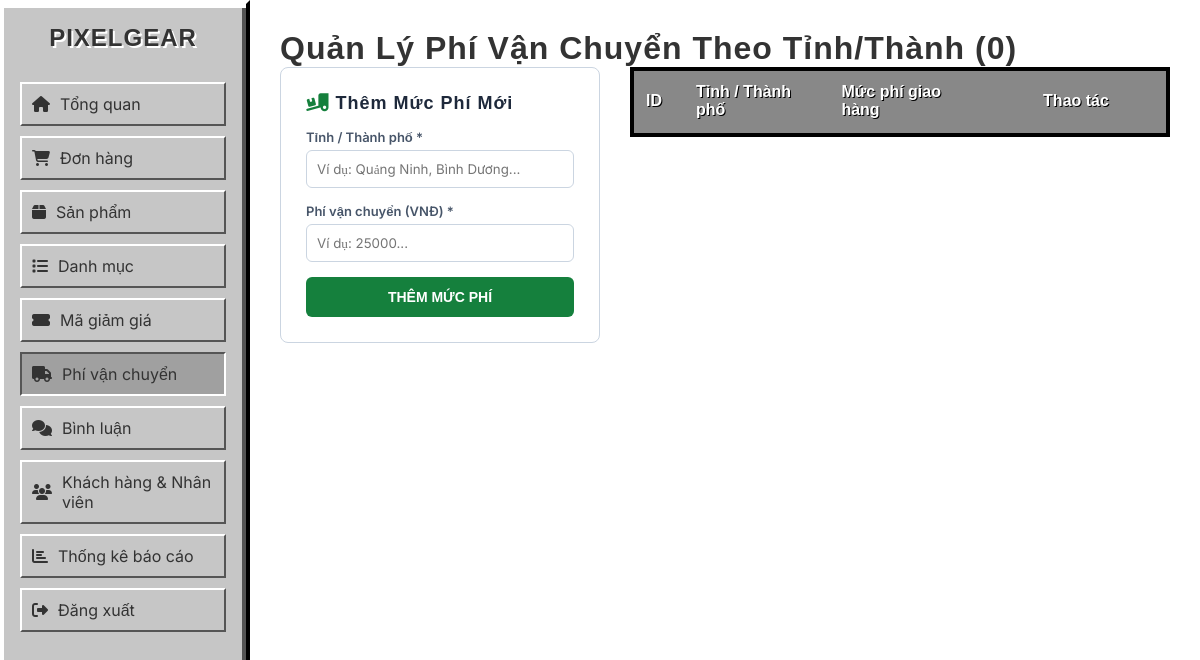
The page /admin/shipping.php (signed in) on the database as committed earlier.
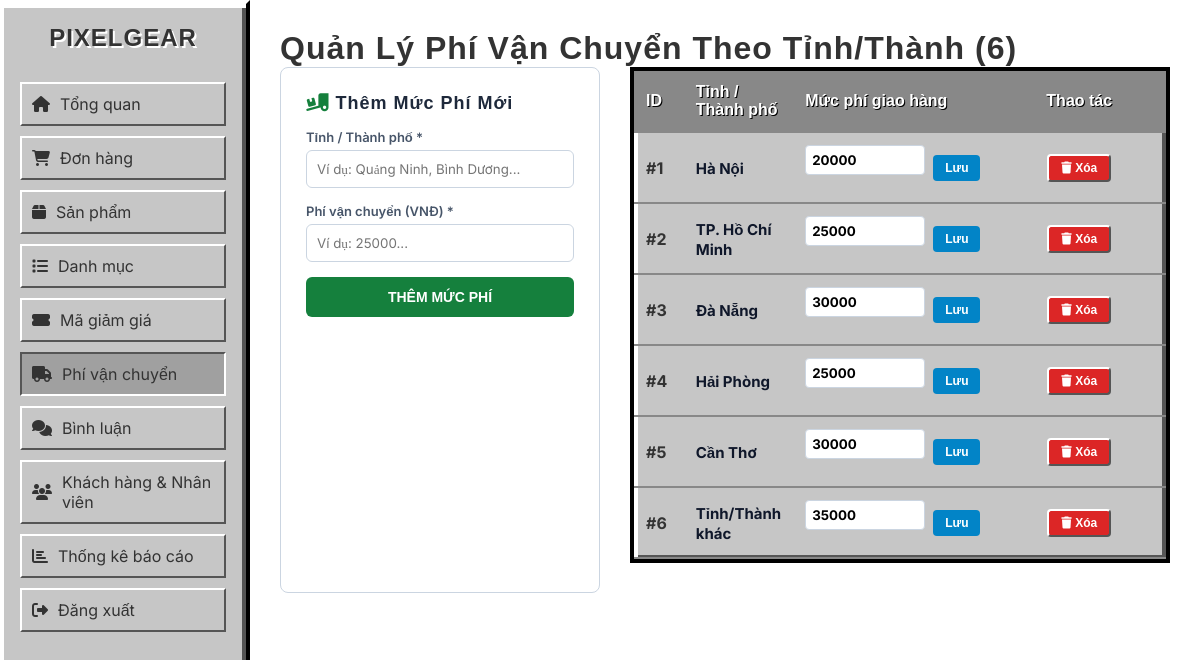
The same page on the database as committed later.
### tables this page shows
CREATE TABLE IF NOT EXISTS `shipping_fees` (
  `id` int(11) NOT NULL AUTO_INCREMENT,
  `province` varchar(255) NOT NULL UNIQUE,
  `fee` decimal(10,2) NOT NULL DEFAULT 30000.00,
  `created_at` timestamp NOT NULL DEFAULT CURRENT_TIMESTAMP,
  PRIMARY KEY (`id`)
);

### admin/shipping.php (the view, shortened to what this page needs)
<?php
require_once '../db.php';
$shipping_fees = [];
try {
    $shipping_fees = $pdo->query("SELECT * FROM shipping_fees ORDER BY id ASC")->fetchAll();
} catch (Exception $e) {
    $pdo->exec("CREATE TABLE IF NOT EXISTS shipping_fees (
        id INT AUTO_INCREMENT PRIMARY KEY,
        province VARCHAR(255) NOT NULL UNIQUE,
        fee DECIMAL(10,2) NOT NULL DEFAULT 30000.00,
        created_at TIMESTAMP DEFAULT CURRENT_TIMESTAMP
    ) ENGINE=InnoDB DEFAULT CHARSET=utf8mb4;");
    $pdo->exec("INSERT IGNORE INTO shipping_fees (province, fee) VALUES
        ('Hà Nội', 20000),
        ('TP. Hồ Chí Minh', 25000),
        ('Đà Nẵng', 30000),
        ('Hải Phòng', 25000),
        ('Cần Thơ', 30000),
        ('Tỉnh/Thành khác', 35000)
    ");
    try {
        $shipping_fees = $pdo->query("SELECT * FROM shipping_fees ORDER BY id ASC")->fetchAll();
    } catch (Exception $ex) {}
}
?>
<!DOCTYPE html>
<html lang="vi">
<head>
    <link rel="stylesheet" href="style.css">
    <link rel="stylesheet" href="https://cdnjs.cloudflare.com/ajax/libs/font-awesome/6.4.0/css/all.min.css">
</head>
<body>
    <div class="sidebar">
        <h2>PIXELGEAR</h2>
        <ul>
            <li><a href="index.php"><i class="fas fa-home"></i> Tổng quan</a></li>
            <li><a href="orders.php"><i class="fas fa-shopping-cart"></i> Đơn hàng</a></li>
            <li><a href="products.php"><i class="fas fa-box"></i> Sản phẩm</a></li>
            <li><a href="categories.php"><i class="fas fa-list"></i> Danh mục</a></li>
            <li><a href="coupons.php"><i class="fas fa-ticket-alt"></i> Mã giảm giá</a></li>
            <li><a href="shipping.php" class="active"><i class="fas fa-truck"></i> Phí vận chuyển</a></li>
            <li><a href="comments.php"><i class="fas fa-comments"></i> Bình luận</a></li>
            <li><a href="users.php"><i class="fas fa-users"></i> Khách hàng & Nhân viên</a></li>
            <li><a href="reports.php"><i class="fas fa-chart-bar"></i> Thống kê báo cáo</a></li>
            <li><a href="logout.php"><i class="fas fa-sign-out-alt"></i> Đăng xuất</a></li>
        </ul>
    </div>
    <div class="main-content">
        <h1>Quản Lý Phí Vận Chuyển Theo Tỉnh/Thành (<?php echo count($shipping_fees); ?>)</h1>
        <div class="layout-grid">
            <div class="card">
                <h3><i class="fas fa-truck-loading" style="color: #15803d;"></i> Thêm Mức Phí Mới</h3>
                <form method="POST">
                    <label>Tỉnh / Thành phố *</label>
                    <input type="text" name="province" required placeholder="Ví dụ: Quảng Ninh, Bình Dương...">
                    <label>Phí vận chuyển (VNĐ) *</label>
                    <input type="number" name="fee" required placeholder="Ví dụ: 25000..." step="1000" min="0">
                    <button type="submit" class="btn" style="width: 100%; padding: 12px; background: #15803d; color: #fff; border: none; font-weight: 700; border-radius: 6px; cursor: pointer;">THÊM MỨC PHÍ</button>
                </form>
            </div>
            <div>
                <table>
                    <thead>
                        <tr>
                            <th style="width: 50px;">ID</th>
                            <th>Tỉnh / Thành phố</th>
                            <th>Mức phí giao hàng</th>
                            <th style="width: 180px; text-align: center;">Thao tác</th>
                        </tr>
                    </thead>
                    <tbody>
                        <?php foreach ($shipping_fees as $sf): ?>
                        <tr>
                            <td><strong>#<?php echo $sf['id']; ?></strong></td>
                            <td><strong style="color: #0f172a; font-size: 15px;"><?php echo htmlspecialchars($sf['province']); ?></strong></td>
                            <td>
                                <form method="POST" style="display: flex; gap: 8px; align-items: center;">
                                    <input type="number" name="fee" value="<?php echo floatval($sf['fee']); ?>" step="1000" style="width: 120px; padding: 6px; border: 1px solid #cbd5e1; border-radius: 4px; font-weight: 700;">
                                    <button type="submit" class="btn" style="background: #0284c7; color: #fff; border: none; padding: 6px 12px; font-size: 12px; font-weight: 700; border-radius: 4px; cursor: pointer;">Lưu</button>
                                </form>
                            </td>
                            <td style="text-align: center;">
                                <a href="shipping.php?delete_id=<?php echo $sf['id']; ?>" onclick="return confirm('Xóa mức phí cho <?php echo htmlspecialchars($sf['province']); ?>?')" class="btn" style="background: #dc2626; color: #fff; padding: 5px 12px; font-size: 12px; text-decoration: none; border-radius: 4px; font-weight: 700;">
                                    <i class="fas fa-trash"></i> Xóa
                                </a>
                            </td>
                        </tr>
                        <?php endforeach; ?>
                    </tbody>
                </table>
            </div>
        </div>
    </div>
</body>
</html>

### admin/style.css (style rules this page uses)
:root { --bg-dark: url('https://minecraft.wiki/images/Dirt.png') repeat; --sidebar-bg: #c6c6c6; --primary: #3c8527; --text-light: #ffffff; --text-dark: #333333; --card-bg: #c6c6c6; --border-light: #ffffff; --border-dark: #555555; --mc-border: 4px solid #000; }
* { box-sizing: border-box; margin: 0; padding: 0; }
body { font-family: 'Minecraft', 'Inter', sans-serif; background: var(--bg-dark); color: var(--text-dark); display: flex; min-height: 100vh; }
h1, h2, h3 { font-family: 'Minecraft', sans-serif; letter-spacing: 1px; color: #333; text-shadow: 2px 2px 0px #fff; }
.sidebar { width: 250px; background: var(--sidebar-bg); padding: 20px; border-right: 4px solid #000; border-top: 4px solid #fff; border-bottom: 4px solid #555; box-shadow: inset 4px 4px 0px #fff, inset -4px -4px 0px #555; }
.sidebar h2 { color: #333; margin-bottom: 30px; text-align: center; font-size: 24px; }
.sidebar ul { list-style: none; }
.sidebar ul li { margin-bottom: 10px; }
.sidebar ul li a { color: #333; text-decoration: none; font-size: 16px; display: flex; align-items: center; gap: 10px; padding: 10px; background: #c6c6c6; border: 2px solid #000; border-top-color: #fff; border-left-color: #fff; border-bottom-color: #555; border-right-color: #555; transition: 0.1s; }
.sidebar ul li a:hover, .sidebar ul li a.active { background: #a0a0a0; border-top-color: #555; border-left-color: #555; border-bottom-color: #fff; border-right-color: #fff; }
.main-content { flex: 1; padding: 30px; }
table { width: 100%; border-collapse: separate; border-spacing: 0; background: var(--card-bg); border: 4px solid #000; box-shadow: inset 4px 4px 0px #fff, inset -4px -4px 0px #555; margin-bottom: 30px; }
th, td { padding: 12px; text-align: left; border-bottom: 2px solid #888; font-family: 'Inter', sans-serif; }
th { background: #888; font-weight: 600; color: #fff; text-shadow: 1px 1px 0px #000; font-family: 'Minecraft', sans-serif; }
.btn { padding: 10px 20px; cursor: pointer; font-size: 14px; text-decoration: none; font-family: 'Minecraft', sans-serif; display: inline-block; background: #c6c6c6; border: 2px solid #000; border-top-color: #fff; border-left-color: #fff; border-bottom-color: #555; border-right-color: #555; color: #333; }
input, select, textarea { padding: 10px; background: #fff; border: 2px solid #000; border-top-color: #555; border-left-color: #555; border-bottom-color: #fff; border-right-color: #fff; color: #000; font-family: 'Inter', sans-serif; width: 100%; margin-bottom: 15px; }
label { display: block; margin-bottom: 5px; font-weight: bold; }

### admin/shipping.php (style rules this page uses)
.layout-grid { display: grid; grid-template-columns: 320px 1fr; gap: 30px; }
.card { background: #fff; padding: 25px; border-radius: 8px; border: 1px solid #cbd5e1; }
.card h3 { margin-bottom: 15px; font-size: 18px; color: #1e293b; }
.card form label { display: block; font-weight: 600; font-size: 13px; color: #475569; margin-bottom: 5px; }
.card form input { width: 100%; padding: 10px; border: 1px solid #cbd5e1; border-radius: 6px; font-family: 'Inter'; box-sizing: border-box; margin-bottom: 15px; }

Rows that differ between the two databases and show on the page:
added shipping_fees: id "1", province "Hà Nội", fee "20000"
added shipping_fees: id "2", province "TP. Hồ Chí Minh", fee "25000"
added shipping_fees: id "3", province "Đà Nẵng", fee "30000"
added shipping_fees: id "4", province "Hải Phòng", fee "25000"
added shipping_fees: id "5", province "Cần Thơ", fee "30000"
added shipping_fees: id "6", province "Tỉnh/Thành khác", fee "35000"
Other text that changed with them:
count($shipping_fees): "0" → "6"
